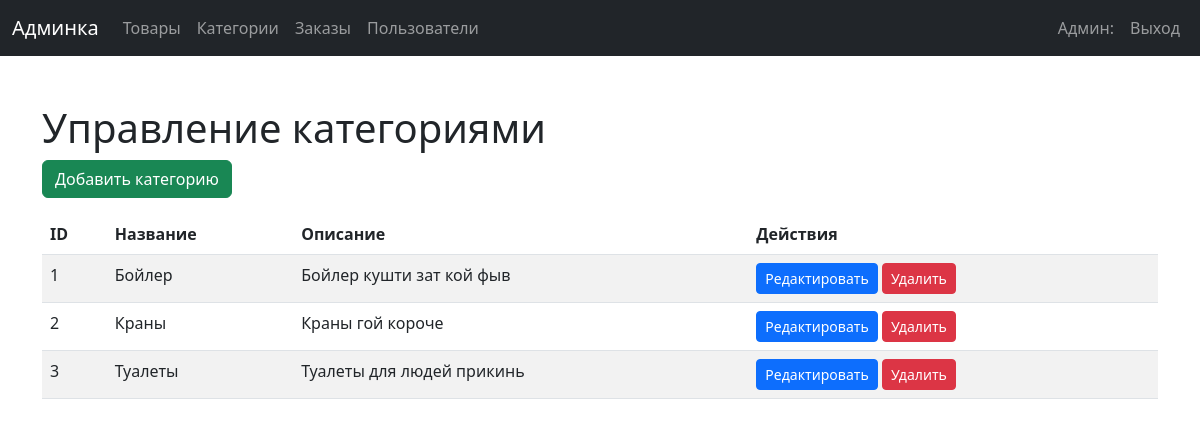
/admin/admin_categories.php (signed in), run on the app's committed database.
### tables this page shows
CREATE TABLE `categories` (
  `id` int NOT NULL,
  `name` varchar(100) NOT NULL,
  `description` text,
  `parent_id` int DEFAULT NULL,
  `created_at` timestamp NULL DEFAULT CURRENT_TIMESTAMP,
  `updated_at` timestamp NULL DEFAULT CURRENT_TIMESTAMP ON UPDATE CURRENT_TIMESTAMP
);

### admin/admin_categories.php (the view, shortened to what this page needs)
<?php
include '../dataBase/db.php';
$categories = $pdo->query("SELECT * FROM categories")->fetchAll(PDO::FETCH_ASSOC);
?>
<!DOCTYPE html>
<html lang="ru">
<head>
    <link href="https://cdn.jsdelivr.net/npm/bootstrap@5.3.0/dist/css/bootstrap.min.css" rel="stylesheet">
</head>
<body>
    <?php include 'header.php'; ?>
    <div class="container mt-5">
        <h1>Управление категориями</h1>
        <a href="admin_add_category.php" class="btn btn-success mb-3">Добавить категорию</a>
        <table class="table table-striped">
            <thead>
                <tr>
                    <th>ID</th>
                    <th>Название</th>
                    <th>Описание</th>
                    <th>Действия</th>
                </tr>
            </thead>
            <tbody>
                <?php foreach ($categories as $category): ?>
                    <tr>
                        <td><?= $category['id'] ?></td>
                        <td><?= htmlspecialchars($category['name']) ?></td>
                        <td><?= htmlspecialchars($category['description']) ?></td>
                        <td>
                            <a href="admin_edit_category.php?id=<?= $category['id'] ?>" class="btn btn-primary btn-sm">Редактировать</a>
                            <a href="admin_categories.php?action=delete&id=<?= $category['id'] ?>" class="btn btn-danger btn-sm" onclick="return confirm('Вы уверены, что хотите удалить эту категорию?');">Удалить</a>
                        </td>
                    </tr>
                <?php endforeach; ?>
            </tbody>
        </table>
    </div>
</body>
</html>

### data on the page
categories: id "1", name "Бойлер", description "Бойлер кушти зат кой фыв"
categories: id "2", name "Краны", description "Краны гой короче"
categories: id "3", name "Туалеты", description "Туалеты для людей прикинь"
